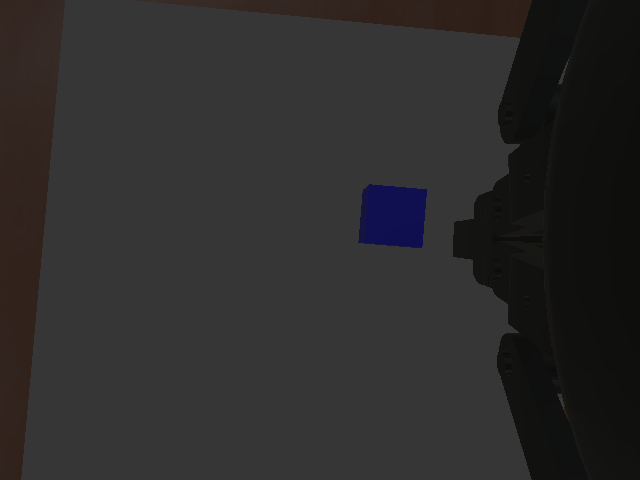
#> input picture Simulation/Haoyu_Wang_project/frames/0.1img_0000.png, 640 x 480 px; its folder holds only this picture in this run
$ python noise.py   (older library calls are emulated)
#> lines starting #> are read from the running program, lines starting #| are printed output that depends on the picture; after the words box and inside, x2 and y2 are one past the last pixel; in counts of white or black regions, pixels touching at a corner belong together; long printed decimals are rounded
from typing import Optional, Tuple
import numpy as np
import cv2
from PIL import Image
import os

ROI = Tuple[int, int, int, int]  # (x0, y0, w, h)

def _rgb_to_luma_y(img_rgb01: np.ndarray) -> np.ndarray:
    if img_rgb01.ndim != 3 or img_rgb01.shape[2] != 3:
        raise ValueError("img_rgb01 must be HxWx3 RGB.")
    img = img_rgb01.astype(np.float32, copy=False)
    r, g, b = img[..., 0], img[..., 1], img[..., 2]
    y = 0.299 * r + 0.587 * g + 0.114 * b  # Rec.601
    return y.astype(np.float32, copy=False)

def _apply_roi_and_mask_2d(y: np.ndarray,
                           roi: Optional[ROI] = None,
                           mask: Optional[np.ndarray] = None) -> np.ndarray:
    if y.ndim != 2:
        raise ValueError("y must be HxW.")
    H, W = y.shape
    if roi is not None:
        x0, y0, w, h = roi
        x1, y1 = x0 + w, y0 + h
        if not (0 <= x0 < x1 <= W and 0 <= y0 < y1 <= H):
            raise ValueError("roi out of bounds.")
        y = y[y0:y1, x0:x1]
        if mask is not None:
            mask = mask[y0:y1, x0:x1]
    if mask is not None:
        m = mask.astype(bool)
        vals = y[m]
    else:
        vals = y.reshape(-1)
    if vals.size == 0:
        raise ValueError("ROI/mask selects zero pixels.")
    return vals

def noise_sigma_mad_single(img_rgb01: np.ndarray,
                           roi: Optional[ROI] = None,
                           mask: Optional[np.ndarray] = None,
                           blur_ksize: int = 5,
                           blur_sigma: float = 1.0) -> float:
    """
    Estimate noise level sigma from a single image using MAD on high-pass residual.
    Assumes (roughly) additive noise; ROI should be flat/textureless for best accuracy.

    Returns:
      sigma in the same scale as input (since input is [0,1], sigma is also in [0,1] units).
    """
    y = _rgb_to_luma_y(img_rgb01)

    # Low-pass (structure) + residual (high-pass)
    # ksize must be odd
    if blur_ksize % 2 == 0:
        blur_ksize += 1
    y_lp = cv2.GaussianBlur(y, (blur_ksize, blur_ksize), blur_sigma)
    r = y - y_lp  # residual

    vals = _apply_roi_and_mask_2d(r, roi=roi, mask=mask)

    med = float(np.median(vals))
    mad = float(np.median(np.abs(vals - med)))
    sigma = 1.4826 * mad  # MAD -> sigma for Gaussian noise
    return sigma

def noise_hf_laplacian_single(img_rgb01: np.ndarray,
                              roi: Optional[ROI] = None,
                              mask: Optional[np.ndarray] = None,
                              ksize: int = 3) -> float:
    """
    High-frequency energy proxy: mean(abs(Laplacian(Y))) over ROI/mask.
    Larger means more high-frequency content (noise/texture/sharpening artifacts).
    """
    y = _rgb_to_luma_y(img_rgb01)
    lap = cv2.Laplacian(y, ddepth=cv2.CV_32F, ksize=ksize)
    a = np.abs(lap)
    vals = _apply_roi_and_mask_2d(a, roi=roi, mask=mask)
    return float(np.mean(vals))

def noise_sigma_rms_residual_single(img_rgb01: np.ndarray, roi: ROI, blur_ksize: int = 5, blur_sigma: float = 1.0) -> float:
    y = _rgb_to_luma_y(img_rgb01)
    if blur_ksize % 2 == 0:
        blur_ksize += 1
    y_lp = cv2.GaussianBlur(y, (blur_ksize, blur_ksize), blur_sigma)
    r = y - y_lp

    x0, y0, w, h = roi
    rr = r[y0:y0+h, x0:x0+w].reshape(-1)
    return float(np.sqrt(np.mean(rr * rr)))

if __name__ == "__main__":
    here = os.path.dirname(os.path.abspath(__file__))
    name1 = "frames"
    print(name1)
    folder = os.path.join(here, name1)

    print(f"{'Image Name':<20} | {'noise_sigma_mad_single':<20}| {'hf':<20}| {'noise_sigma_rms_residual_single':<20}")
    print("-" * 45)

    for name in os.listdir(folder):

        full = os.path.join(folder, name)

        img_raw = Image.open(full).convert("RGB")
#> img_raw is the input picture: PIL image 640x480 RGB; mean R, G, B 45.1, 43.8, 43.7

        img = np.asarray(img_raw).astype(np.float32) / 255.0

        sigma = noise_sigma_mad_single(img, roi=(50, 300, 200, 120))
#> in _rgb_to_luma_y, `r, g, b = img[..., 0], img[..., 1], img[..., 2]`:
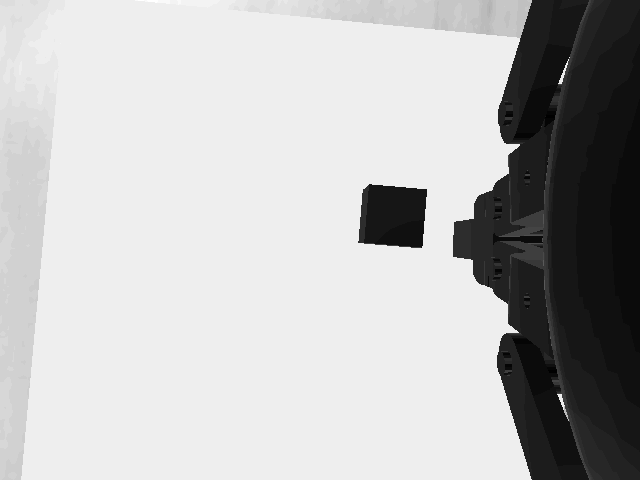
#> r: shape (480, 640) float32; min 0.0471, max 0.224, mean 0.177; drawn with min black and max white
#> in _rgb_to_luma_y, `r, g, b = img[..., 0], img[..., 1], img[..., 2]`:
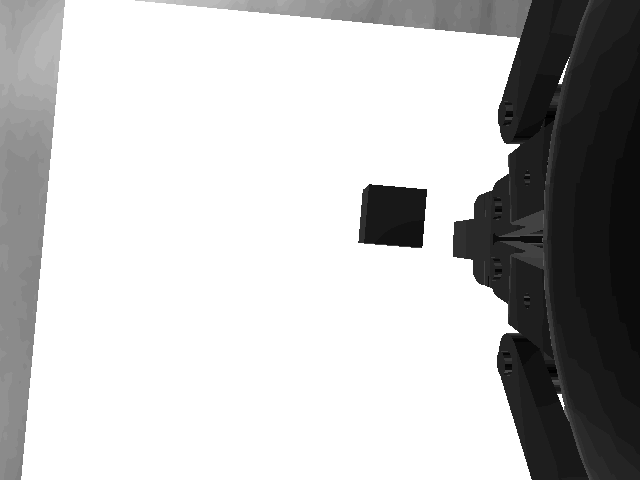
#> g: shape (480, 640) float32; min 0.0471, max 0.212, mean 0.172; drawn with min black and max white
#> in _rgb_to_luma_y, `r, g, b = img[..., 0], img[..., 1], img[..., 2]`:
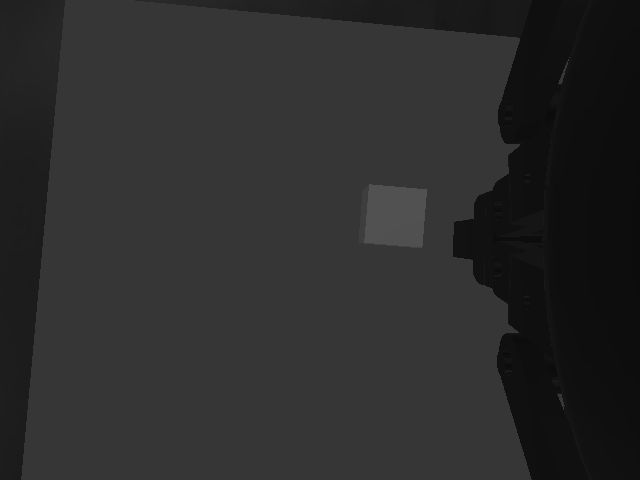
#> b: shape (480, 640) float32; min 0.0471, max 0.318, mean 0.171
#> in _rgb_to_luma_y, `y = 0.299 * r + 0.587 * g + 0.114 * b`:
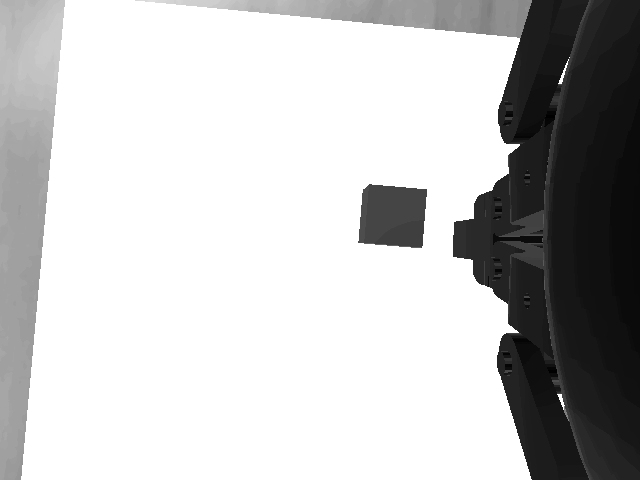
#> y: shape (480, 640) float32; min 0.0471, max 0.212, mean 0.173; drawn with min black and max white
#> in noise_sigma_mad_single, `r = y - y_lp`:
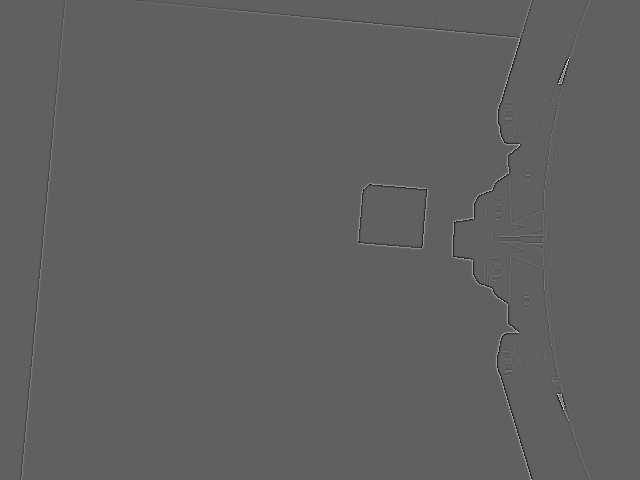
#> r: shape (480, 640) float32; min -0.0684, max 0.112, mean -6.58e-09; drawn with min black and max white
#> in _apply_roi_and_mask_2d, `y = y[y0:y1, x0:x1]`: y: shape (120, 200) float32; every value is -1.49e-08
#> in noise_sigma_mad_single, `med = float(np.median(vals))`: med = -1.49e-08
#> in noise_sigma_mad_single, `mad = float(np.median(np.abs(vals - med)))`: mad = 0
#> sigma = 0
        hf = noise_hf_laplacian_single(img, roi=(50, 300, 200, 120))
#> in noise_hf_laplacian_single, `lap = cv2.Laplacian(y, ddepth=cv2.CV_32F, ksize=ksize)`:
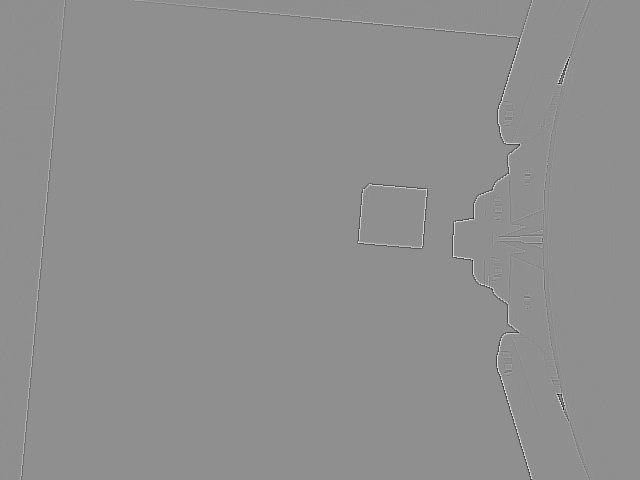
#> lap: shape (480, 640) float32; min -1.09, max 0.852, mean -3.92e-07; drawn with min black and max white
#> in noise_hf_laplacian_single, `a = np.abs(lap)`:
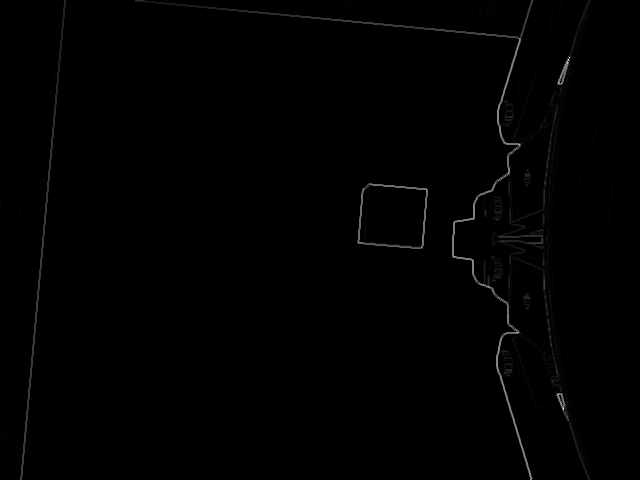
#> a: shape (480, 640) float32; min 0, max 1.09, mean 0.00588; drawn with min black and max white
#> in _apply_roi_and_mask_2d (call 2), `y = y[y0:y1, x0:x1]`: y: shape (120, 200) float32; every value is 0
#> hf = 0
        rms = noise_sigma_rms_residual_single(img, roi=(50, 300, 200, 120))
#> rms = 1.49e-08
        print(f"{name:<20} : {sigma:.6f} : {hf:.6f}: {rms:.6f}")
#| 0.1img_0000.png      : 0 : 0: 0

$ run again, on Simulation/Haoyu_Wang_project/frames/0.1img_0004.png
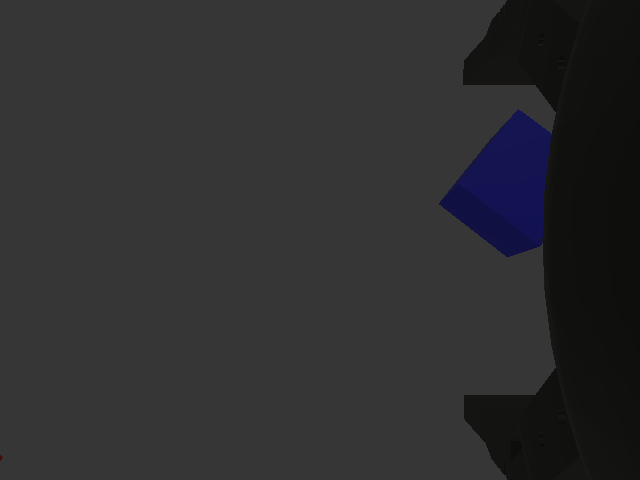
#> input picture Simulation/Haoyu_Wang_project/frames/0.1img_0004.png, 640 x 480 px
#> img_raw is the input picture: PIL image 640x480 RGB; mean R, G, B 46.1, 46.1, 47.6
#> in noise_sigma_mad_single, `r = y - y_lp`:
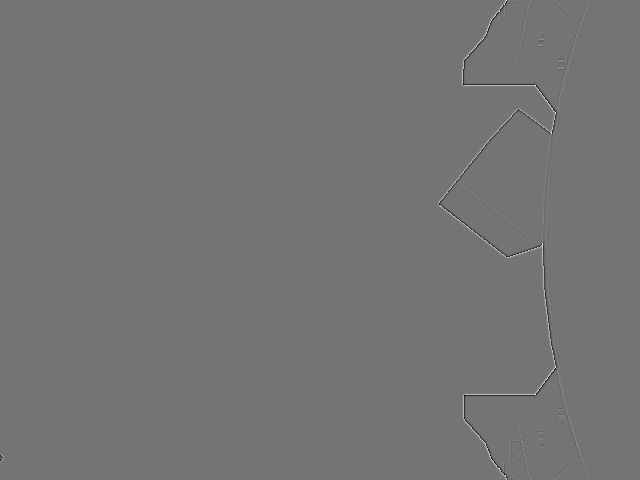
#> r: shape (480, 640) float32; min -0.072, max 0.0853, mean -9.42e-08; drawn with min black and max white
#> med = -1.49e-08
#> mad = 0
#> in noise_hf_laplacian_single, `a = np.abs(lap)`:
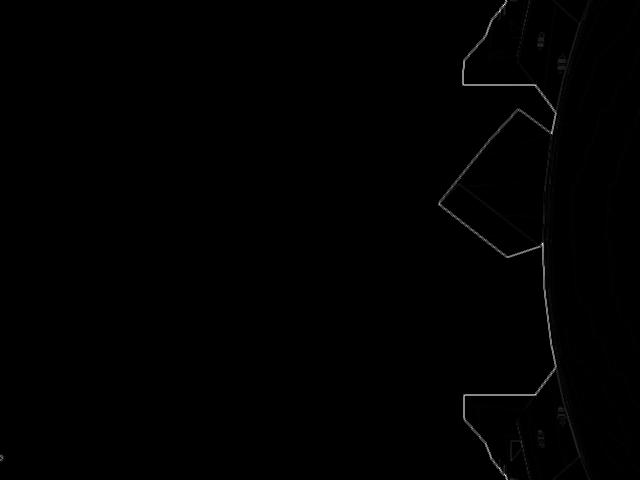
#> a: shape (480, 640) float32; min 0, max 0.974, mean 0.00337
#> rms = 1.49e-08
#| 0.1img_0004.png      : 0 : 0: 0

$ run again, on Simulation/Haoyu_Wang_project/frames/2e5img_0001.png
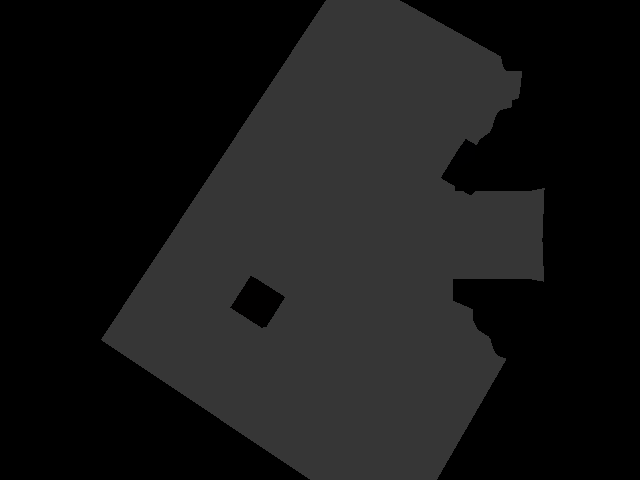
#> input picture Simulation/Haoyu_Wang_project/frames/2e5img_0001.png, 640 x 480 px
#> img_raw is the input picture: PIL image 640x480 RGB; mean R, G, B 23, 23, 23
#> g: shape (480, 640) float32; values 0 (black) and 0.212 (white), 42.5% white; 1 white region, box (x1, y1, x2, y2) and area: (101, 0, 545, 480) 130680
#> in _apply_roi_and_mask_2d, `y = y[y0:y1, x0:x1]`:
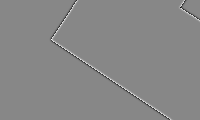
#> y: shape (120, 200) float32; min -0.132, max 0.117, mean 5.51e-06; drawn with min black and max white
#> med = -1.49e-08
#> mad = 1.49e-08
#> in noise_sigma_mad_single, `sigma = 1.4826 * mad`: sigma = 2.21e-08
#> in _apply_roi_and_mask_2d (call 2), `y = y[y0:y1, x0:x1]`:
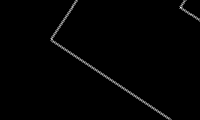
#> y: shape (120, 200) float32; min 0, max 1.26, mean 0.0132; drawn with min black and max white
#> hf = 0.0132
#> rms = 0.00956
#| 2e5img_0001.png      : 0 : 0.01315: 0.009564
